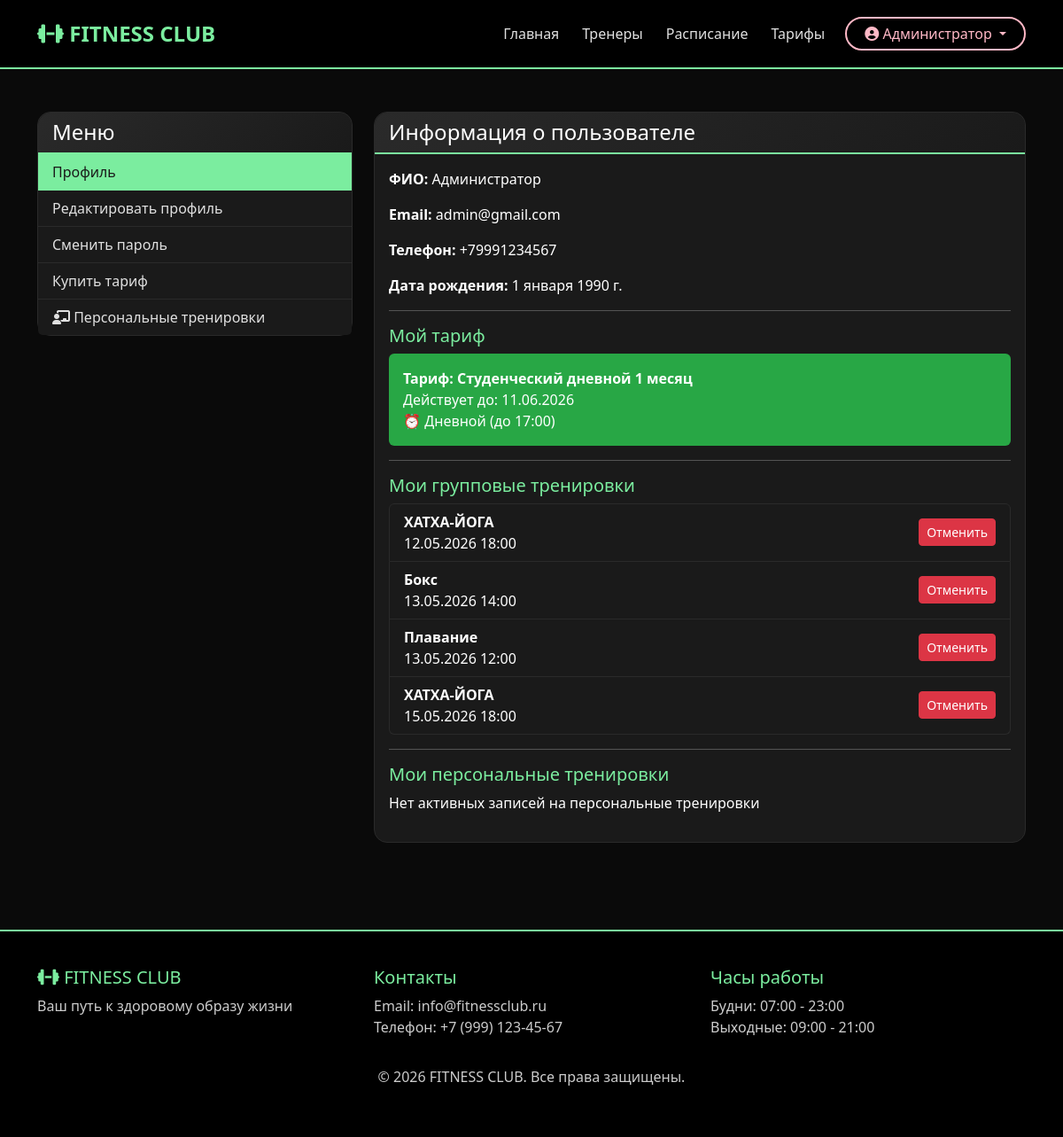
Screenshot of /users/profile/ (signed in) with the database file from the repository.
### users/models.py (models this page shows, shortened)
class User(AbstractUser):
    first_name = None
    last_name = None
    username = None
    full_name = models.CharField('ФИО', max_length=200)
    email = models.EmailField('Email', unique=True)
    phone = models.CharField('Телефон', max_length=12, blank=True, unique=True)
    birth_date = models.DateField('Дата рождения', null=True, blank=True)
    is_trainer = models.BooleanField('Тренер', default=False)
    tariff_name = models.CharField('Название тарифа', max_length=100, blank=True, null=True)
    tariff_price = models.DecimalField('Цена тарифа', max_digits=10, decimal_places=2, blank=True, null=True)
    tariff_duration = models.IntegerField('Длительность тарифа (дней)', blank=True, null=True)
    tariff_purchase_date = models.DateField('Дата покупки', auto_now_add=True, null=True)
    tariff_end_date = models.DateField('Дата окончания тарифа', blank=True, null=True)
    tariff_type = models.CharField(  'Тип тарифа',max_length=20,choices=[('day', 'Дневной (до 17:00)'), ('evening', 'Вечерний (после 17:00)'), ('unlimited', 'Безлимитный')],blank=True,null=True)
    tariff_has_personal = models.BooleanField('Доступ к персональным тренировкам', default=False)
    USERNAME_FIELD = 'email'
    REQUIRED_FIELDS = ['full_name']
    def has_active_tariff(self):
        if self.tariff_end_date:
            return self.tariff_end_date >= date.today()
        return False
    class Meta:
        verbose_name = 'Пользователь'
        verbose_name_plural = 'Пользователи'

### main/models.py (models this page shows, shortened)
class Booking(models.Model):
    STATUS_CHOICES = [ ('active', 'Активна'),('cancelled', 'Отменена'),('completed', 'Завершена'), ]
    user = models.ForeignKey('users.User', on_delete=models.CASCADE, related_name='bookings',verbose_name='Пользователь')
    schedule = models.ForeignKey(Schedule, on_delete=models.CASCADE, related_name='bookings', verbose_name='Расписание')
    booking_date = models.DateTimeField('Дата записи', auto_now_add=True)
    status = models.CharField('Статус', max_length=20, choices=STATUS_CHOICES, default='active')
    class Meta:
        verbose_name = 'Запись'
        verbose_name_plural = 'Записи'
        unique_together = ['user', 'schedule']

class Schedule(models.Model):
    STATUS_CHOICES = [ ('active', 'Активна'),('cancelled', 'Отменена'),]
    workout = models.ForeignKey(Workout, on_delete=models.CASCADE, verbose_name='Тренировка')
    date = models.DateField('Дата')
    start_time = models.TimeField('Время начала')
    status = models.CharField('Статус', max_length=20, choices=STATUS_CHOICES)
    booked_places = models.IntegerField('Записано человек', default=0)
    class Meta:
        verbose_name = 'Расписание'
        verbose_name_plural = 'Расписания'

class Workout(models.Model):
    DIFFICULTY_CHOICES = [('beginner', 'Начинающий'),('intermediate', 'Средний'),('advanced', 'Продвинутый'),]
    name = models.CharField('Название', max_length=50, unique=True)
    description = models.TextField('Описание')
    duration_minutes = models.IntegerField('Длительность (мин)')
    difficulty = models.CharField('Сложность', max_length=20 , choices=DIFFICULTY_CHOICES)
    goals = models.CharField('Цели', max_length=100)
    max_participants = models.IntegerField('Макс. участников', default=20)
    trainer = models.ForeignKey('users.User', on_delete=models.SET_NULL, null=True, verbose_name='Тренер', limit_choices_to={'is_trainer': True})
    image = models.ImageField('Изображение', upload_to='workouts/')
    class Meta:
        verbose_name = 'Тренировка'
        verbose_name_plural = 'Тренировки'

### users/views.py (the view)
# urls.py: path('profile/', views.profile, name='profile'),
@login_required
def profile(request):
    bookings = Booking.objects.filter(user=request.user, status='active')
    tariff_active = request.user.has_active_tariff()
    logger.info(f'ПРОФИЛЬ: {request.user.full_name} просматривает свой профиль')
    context = {
        'user': request.user,
        'bookings': bookings,
        'tariff_active': tariff_active,
        'now': timezone.now().date(),}
    return render(request, 'profile.html', context)

### users/templates/profile.html (shortened to what this page needs)
{% extends 'base.html' %}
{% block content %}
<div class="container py-5">
    <div class="row">
        <div class="col-md-4">
            <div class="card">
                <div class="card-header bg-primary text-white">
                    <h4 class="mb-0">Меню</h4>
                </div>
                <div class="list-group list-group-flush">
                    <a href="{% url 'users:profile' %}" class="list-group-item list-group-item-action active">Профиль</a>
                    <a href="{% url 'users:edit_profile' %}" class="list-group-item list-group-item-action">Редактировать профиль</a>
                    <a href="{% url 'users:password_change' %}" class="list-group-item list-group-item-action">Сменить пароль</a>
                    <a href="{% url 'main:tariff_list' %}" class="list-group-item list-group-item-action">Купить тариф</a>
                    <a href="{% url 'users:personal_trainers' %}" class="list-group-item list-group-item-action">
                        <i class="fas fa-chalkboard-user"></i> Персональные тренировки
                    </a>
                </div>
            </div>
        </div>
        <div class="col-md-8">
            <div class="card">
                <div class="card-header bg-primary text-white">
                    <h4 class="mb-0">Информация о пользователе</h4>
                </div>
                <div class="card-body">
                    <p><strong>ФИО:</strong> {{ user.full_name }}</p>
                    <p><strong>Email:</strong> {{ user.email }}</p>
                    <p><strong>Телефон:</strong> {{ user.phone|default:"Не указан" }}</p>
                    <p><strong>Дата рождения:</strong> {{ user.birth_date|default:"Не указана" }}</p>
                    <hr>
                    <h5>Мой тариф</h5>
                    {% if tariff_active %}
                        <div class="bg-success p-3 rounded" style="background-color: #28a745 !important;">
                            <strong style="color: white;">Тариф: {{ user.tariff_name }}</strong><br>
                            <span style="color: white;">Действует до: {{ user.tariff_end_date|date:"d.m.Y" }}</span><br>
                            {% if user.tariff_type == 'day' %}
                                <span style="color: white;">⏰ Дневной (до 17:00)</span>
                            {% elif user.tariff_type == 'evening' %}
                                <span style="color: white;">🌙 Вечерний (после 17:00)</span>
                            {% else %}
                                <span style="color: white;">♾️ Безлимитный</span>
                            {% endif %}
                        </div>
                    {% else %}
                        <div class="bg-warning p-3 rounded">
                            Нет активного тарифа.
                            <a href="{% url 'main:tariff_list' %}">Купить тариф</a>
                        </div>
                    {% endif %}
                    <hr>
                    <h5>Мои групповые тренировки</h5>
                    {% if bookings %}
                        <ul class="list-group">
                            {% for booking in bookings %}
                                {% if booking.schedule.status == 'active' %}
                                    <li class="list-group-item d-flex justify-content-between align-items-center">
                                        <div>
                                            <strong>{{ booking.schedule.workout.name }}</strong><br>
                                            {{ booking.schedule.date|date:"d.m.Y" }} {{ booking.schedule.start_time|time:"H:i" }}
                                        </div>
                                        <a href="{% url 'main:cancel_booking' booking.id %}" class="btn btn-danger btn-sm">Отменить</a>
                                    </li>
                                {% endif %}
                            {% endfor %}
                        </ul>
                    {% else %}
                        <p class="text-muted">Нет активных записей на групповые тренировки</p>
                    {% endif %}
                    <hr>
                    <h5>Мои персональные тренировки</h5>
                    {% if user.personal_trainings_as_client.all %}
                        <ul class="list-group">
                            {% for pt in user.personal_trainings_as_client.all %}
                                {% if pt.status == 'booked' and pt.date >= now %}
                                    <li class="list-group-item d-flex justify-content-between align-items-center">
                                        <div>
                                            <strong>Персональная тренировка</strong><br>
                                            Тренер: {{ pt.trainer.full_name }}<br>
                                            {{ pt.date|date:"d.m.Y" }} {{ pt.start_time|time:"H:i" }}
                                        </div>
                                        <a href="{% url 'users:cancel_personal' pt.id %}" class="btn btn-danger btn-sm">Отменить</a>
                                    </li>
                                {% endif %}
                            {% endfor %}
                        </ul>
                    {% else %}
                        <p class="text-muted">Нет активных записей на персональные тренировки</p>
                    {% endif %}
                </div>
            </div>
        </div>
    </div>
</div>
{% endblock %}

### main/templates/base.html (shortened to what this page needs)
<!DOCTYPE html>
<html lang="ru">
<head>
    <link href="https://cdn.jsdelivr.net/npm/bootstrap@5.3.0/dist/css/bootstrap.min.css" rel="stylesheet">
    <link rel="stylesheet" href="https://cdnjs.cloudflare.com/ajax/libs/font-awesome/6.4.0/css/all.min.css">
</head>
<body>
    <nav class="navbar navbar-expand-lg navbar-dark bg-dark">
        <div class="container">
            <a class="navbar-brand" href="{% url 'main:home' %}">
                <i class="fas fa-dumbbell"></i> FITNESS CLUB
            </a>
            <div class="collapse navbar-collapse" id="navbarNav">
                <ul class="navbar-nav ms-auto">
                    <li class="nav-item">
                        <a class="nav-link" href="{% url 'main:home' %}">Главная</a>
                    </li>
                    <li class="nav-item">
                        <a class="nav-link" href="{% url 'main:trainer_list' %}">Тренеры</a>
                    </li>
                    <li class="nav-item">
                        <a class="nav-link" href="{% url 'main:schedule_list' %}">Расписание</a>
                    </li>
                    <li class="nav-item">
                        <a class="nav-link" href="{% url 'main:tariff_list' %}">Тарифы</a>
                    </li>
                </ul>
                <div class="d-flex">
                    {% if user.is_authenticated %}
    <div class="dropdown">
        <button class="btn btn-profile dropdown-toggle" type="button" data-bs-toggle="dropdown">
    <i class="fas fa-user-circle"></i> {{ user.full_name }}
</button>
    </div>
                    {% endif %}
                </div>
            </div>
        </div>
    </nav>
    <main>
        {% block content %}
        {% endblock %}
    </main>
    <footer class="footer">
        <div class="container">
            <div class="row">
                <div class="col-md-4">
                    <h5><i class="fas fa-dumbbell"></i> FITNESS CLUB</h5>
                    <p>Ваш путь к здоровому образу жизни</p>
                </div>
                <div class="col-md-4">
                    <h5>Контакты</h5>
                    <p>Email: info@fitnessclub.ru<br>Телефон: +7 (999) 123-45-67</p>
                </div>
                <div class="col-md-4">
                    <h5>Часы работы</h5>
                    <p>Будни: 07:00 - 23:00<br>Выходные: 09:00 - 21:00</p>
                </div>
            </div>
            <div class="text-center mt-3">
                <p>&copy; 2026 FITNESS CLUB. Все права защищены.</p>
            </div>
        </div>
    </footer>
</body>
</html>

### main/templates/base.html (style rules this page uses)
body { background-color: #0a0a0a; color: #e0e0e0; }
.navbar { background-color: #000000 !important; border-bottom: 2px solid #7bed9f; padding: 15px 0; }
.navbar-dark .navbar-nav .nav-link { color: #e0e0e0 !important; transition: color 0.3s ease; font-weight: 500; margin: 0 5px; }
.navbar-brand { color: #7bed9f !important; font-weight: bold; font-size: 1.5rem; }
.btn-profile { background-color: transparent; border: 2px solid #ffb8c6; color: #ffb8c6 !important; border-radius: 25px; padding: 5px 20px; margin-left: 10px; transition: all 0.3s ease; }
.card { background-color: #1a1a1a; border: 1px solid #2a2a2a; border-radius: 15px; transition: transform 0.3s, box-shadow 0.3s; }
.card-header { background: linear-gradient(135deg, #1a1a1a 0%, #0d0d0d 100%); border-bottom: 2px solid #7bed9f; border-radius: 15px 15px 0 0 !important; }
.card-title, .card h3, .card h4, .card h5 { color: #7bed9f; }
.card-text, .card-body p { color: #c0c0c0; }
.footer { background-color: #000000; color: #888888; padding: 40px 0; margin-top: 50px; border-top: 2px solid #7bed9f; }
.footer h5 { color: #7bed9f; }
a { color: #ffb8c6; text-decoration: none; }
.card .text-muted, .trainer-specialty { color: #ffffff !important; opacity: 1; font-weight: 500; }
.card-body strong, .amenities-text, .club-amenities { color: #ffffff !important; }
.card-body ul li, .amenities-list li { color: #ffffff !important; }
.card-text, .workout-description, .card-body p { color: #ffffff !important; }
.text-muted { color: #cccccc !important; }
.footer p, .footer .text-muted { color: #cccccc !important; }
.card-header h3, .card-header h4 { color: #ffffff !important; }
.card-body { color: #ffffff; }
.list-group-item { background-color: #1a1a1a !important; border-color: #2a2a2a !important; color: #e0e0e0 !important; }
.list-group-item.active { background-color: #7bed9f !important; border-color: #7bed9f !important; color: #1a1a1a !important; }
.card { background-color: #1a1a1a !important; border-color: #2a2a2a !important; }
.card-header { background: linear-gradient(135deg, #2a2a2a 0%, #1a1a1a 100%) !important; border-bottom-color: #7bed9f !important; }
.btn-danger { background-color: #dc3545 !important; border-color: #dc3545 !important; }

### rows the page displays
User: full_name "Администратор", email "admin@gmail.com", phone "+79991234567", birth_date "1 января 1990 г.", tariff_name "Студенческий дневной 1 месяц", tariff_end_date "11.06.2026"
Booking: schedule.workout.name "ХАТХА-ЙОГА", schedule "12.05.2026", schedule.start_time "18:00"
Booking: schedule.workout.name "Бокс", schedule "13.05.2026", schedule.start_time "14:00"
Booking: schedule.workout.name "Плавание", schedule "13.05.2026", schedule.start_time "12:00"
Booking: schedule.workout.name "ХАТХА-ЙОГА", schedule "15.05.2026", schedule.start_time "18:00"
